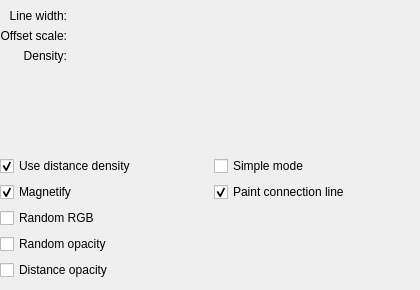
<?xml version="1.0" encoding="UTF-8"?>
<ui version="4.0">
 <class>WdgSketchOptions</class>
 <widget class="QWidget" name="WdgSketchOptions">
  <property name="geometry">
   <rect>
    <x>0</x>
    <y>0</y>
    <width>420</width>
    <height>290</height>
   </rect>
  </property>
  <property name="sizePolicy">
   <sizepolicy hsizetype="Preferred" vsizetype="Preferred">
    <horstretch>210</horstretch>
    <verstretch>60</verstretch>
   </sizepolicy>
  </property>
  <property name="minimumSize">
   <size>
    <width>330</width>
    <height>60</height>
   </size>
  </property>
  <widget class="QWidget" name="">
   <property name="geometry">
    <rect>
     <x>0</x>
     <y>9</y>
     <width>421</width>
     <height>271</height>
    </rect>
   </property>
   <layout class="QVBoxLayout" name="verticalLayout_2">
    <item>
     <layout class="QGridLayout" name="gridLayout">
      <item row="0" column="0">
       <widget class="QLabel" name="label_2">
        <property name="text">
         <string>Line width:</string>
        </property>
        <property name="alignment">
         <set>Qt::AlignRight|Qt::AlignTrailing|Qt::AlignVCenter</set>
        </property>
       </widget>
      </item>
      <item row="0" column="1">
       <widget class="KisDoubleSliderSpinBox" name="lineWidthSPBox" native="true">
        <property name="sizePolicy">
         <sizepolicy hsizetype="Expanding" vsizetype="Fixed">
          <horstretch>0</horstretch>
          <verstretch>0</verstretch>
         </sizepolicy>
        </property>
       </widget>
      </item>
      <item row="1" column="0">
       <widget class="QLabel" name="label">
        <property name="text">
         <string>Offset scale:</string>
        </property>
        <property name="alignment">
         <set>Qt::AlignRight|Qt::AlignTrailing|Qt::AlignVCenter</set>
        </property>
       </widget>
      </item>
      <item row="1" column="1">
       <widget class="KisDoubleSliderSpinBox" name="offsetSPBox" native="true" />
      </item>
      <item row="2" column="0">
       <widget class="QLabel" name="label_3">
        <property name="text">
         <string>Density:</string>
        </property>
        <property name="alignment">
         <set>Qt::AlignRight|Qt::AlignTrailing|Qt::AlignVCenter</set>
        </property>
       </widget>
      </item>
      <item row="2" column="1">
       <widget class="KisDoubleSliderSpinBox" name="densitySPBox">
        <property name="sizePolicy">
         <sizepolicy hsizetype="Expanding" vsizetype="Fixed">
          <horstretch>0</horstretch>
          <verstretch>0</verstretch>
         </sizepolicy>
        </property>
       </widget>
      </item>
     </layout>
    </item>
    <item>
     <spacer name="verticalSpacer">
      <property name="orientation">
       <enum>Qt::Vertical</enum>
      </property>
      <property name="sizeHint" stdset="0">
       <size>
        <width>406</width>
        <height>18</height>
       </size>
      </property>
     </spacer>
    </item>
    <item>
     <layout class="QGridLayout" name="gridLayout_2">
      <item row="0" column="0">
       <widget class="QCheckBox" name="distanceDensityCHBox">
        <property name="text">
         <string>Use distance density</string>
        </property>
        <property name="checked">
         <bool>true</bool>
        </property>
       </widget>
      </item>
      <item row="0" column="1">
       <widget class="QCheckBox" name="simpleModeCHBox">
        <property name="text">
         <string>Simple mode</string>
        </property>
       </widget>
      </item>
      <item row="1" column="0">
       <widget class="QCheckBox" name="magnetifyCHBox">
        <property name="text">
         <string>Magnetify</string>
        </property>
        <property name="checked">
         <bool>true</bool>
        </property>
       </widget>
      </item>
      <item row="1" column="1">
       <widget class="QCheckBox" name="connectionCHBox">
        <property name="text">
         <string>Paint connection line</string>
        </property>
        <property name="checked">
         <bool>true</bool>
        </property>
       </widget>
      </item>
     </layout>
    </item>
    <item>
     <layout class="QVBoxLayout" name="verticalLayout">
      <item>
       <widget class="QCheckBox" name="randomRGBCHbox">
        <property name="text">
         <string>Random RGB</string>
        </property>
       </widget>
      </item>
      <item>
       <widget class="QCheckBox" name="randomOpacityCHbox">
        <property name="text">
         <string>Random opacity</string>
        </property>
       </widget>
      </item>
      <item>
       <widget class="QCheckBox" name="distanceOpacityCHbox">
        <property name="text">
         <string>Distance opacity</string>
        </property>
       </widget>
      </item>
     </layout>
    </item>
   </layout>
  </widget>
 </widget>
 <customwidgets>
  <customwidget>
   <class>KDoubleNumInput</class>
   <extends>QWidget</extends>
   <header>knuminput.h</header>
  </customwidget>
  <customwidget>
   <class>KisDoubleSliderSpinBox</class>
   <extends>QWidget</extends>
   <header>kis_slider_spin_box.h</header>
   <container>1</container>
  </customwidget>
 </customwidgets>
 <resources/>
 <connections/>
</ui>
